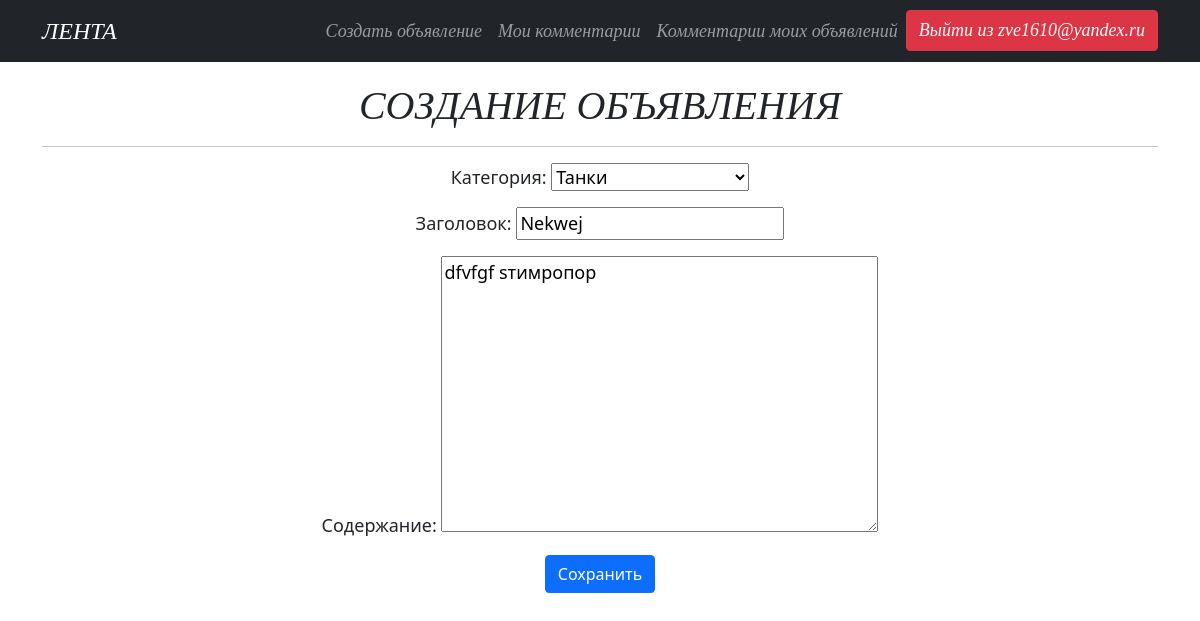
Page /article/11/update/ (signed in) on the earlier database version.
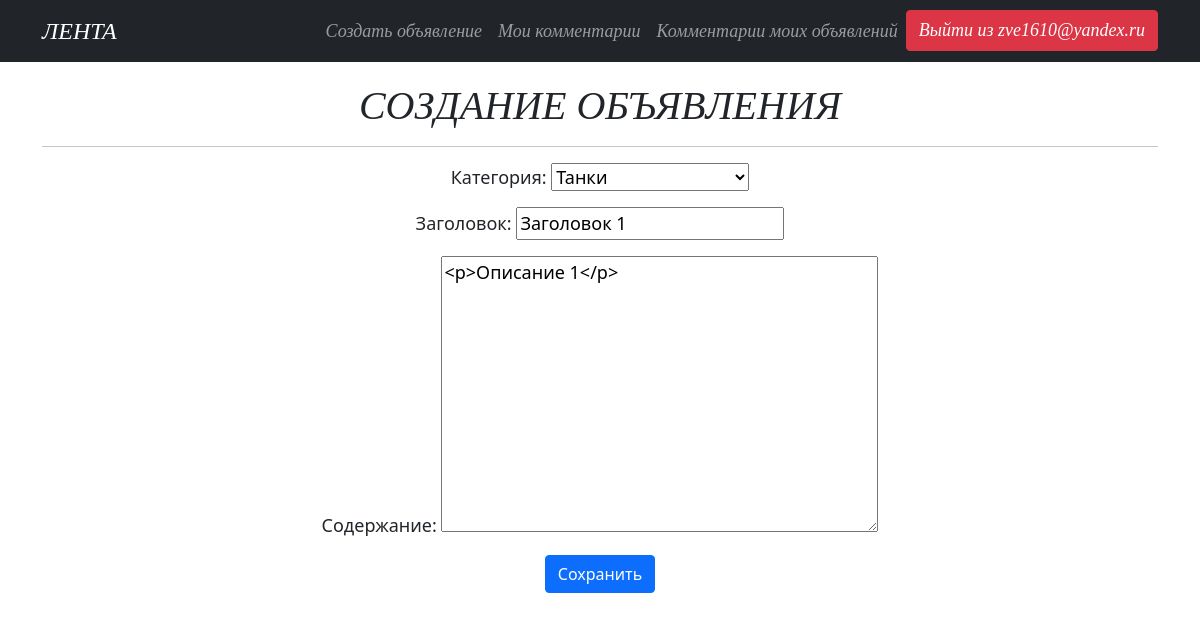
Same page on the later database version.
### service/models.py (models this page shows, shortened)
class Article(models.Model):
    TYPE = (
        ('tank', 'Танки'),
        ('heal', 'Хилы'),
        ('dd', 'ДД'),
        ('tank', 'Танки'),
        ('buyers', 'Торговцы'),
        ('gildemaster', 'Гилдмастеры'),
        ('quest', 'Квестгилверы'),
        ('smith', 'Кузнецы'),
        ('tanner', 'Кожевники'),
        ('potion', 'Зельевары'),
        ('spellmaster', 'Мастер заклинаний'),
    )
    author = models.ForeignKey(User, on_delete=models.CASCADE, verbose_name='автор')
    author_id = author.primary_key
    title = models.CharField(max_length=64, verbose_name='заголовок')
    text = RichTextField()
    category = models.CharField(max_length=11, choices=TYPE, default='tank', verbose_name='категория')
    time_in = models.DateTimeField(auto_now_add=True)
    class Meta:
        verbose_name = 'статью'
        verbose_name_plural = 'Статьи'

### service/views.py (the view)
# urls.py: path('<int:pk>/update/', ArticleUpdate.as_view(), name='article_update'),
class ArticleUpdate(LoginRequiredMixin, UpdateView):
    form_class = ArticleForm
    model = Article
    template_name = 'article_edit.html'
    def get_form_kwargs(self):
        kwargs = super().get_form_kwargs()
        if self.request.user != kwargs['instance'].author:
            return self.handle_no_permission()
        return kwargs

### service/forms.py (shortened to what this page needs)
class ArticleForm(forms.ModelForm):
    class Meta:
        model = Article
        fields = ['category',
                  'title',
                  'text',
                  ]
        labels = {
            'category': 'Категория',
            'title': 'Заголовок',
            'text': 'Содержание',
        }

### templates/article_edit.html (shortened to what this page needs)
{% extends 'flatpages/default.html' %}
{% load static %}
{% block content %}
<h1 style="text-align: center;margin-top: 20px;font-family: Candara;"><em>СОЗДАНИЕ ОБЪЯВЛЕНИЯ</em></h1>
<hr>
<form action="" method="post">
    {{ form.as_p }}
    <input class="btn btn-primary" type="submit" value="Сохранить">
</form>
{% endblock content %}

Differences in the rows shown:
changed Article "Танки": title "Nekwej" → "Заголовок 1"; text "dfvfgf sтимропор" → "<p>Описание 1</p>"
